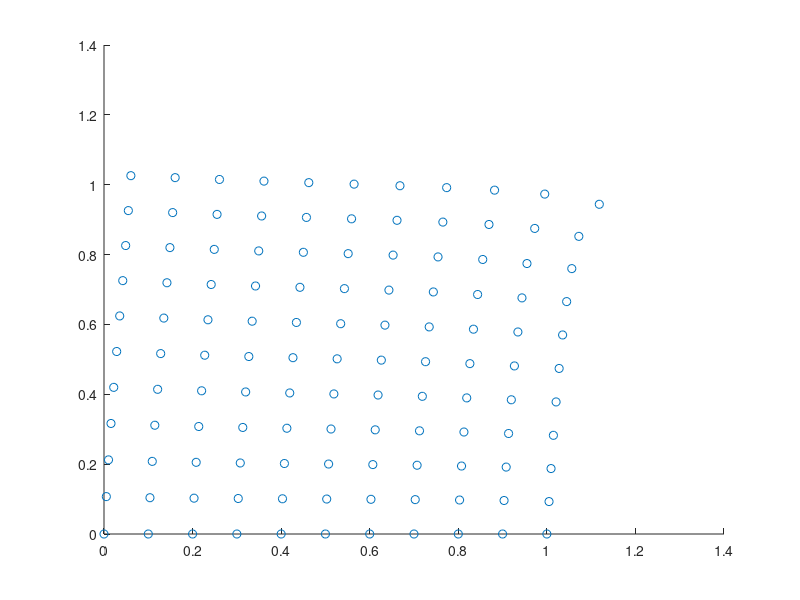

This figure's MATLAB source:
%
% fem2d_linear_quad.m
%
% Created by Wei Chen on 11/7/21
%

function fem2d_linear_quad()
    disp('fem simulation start');

    % quadrilateral element size is a*b
    a = 0.1;
    b = 0.1;
    % prepare finite element analysis
    nelx = 10;
    nely = 10;
    nele = nelx * nely;
    ndof = 2 * (nelx+1) * (nely+1);
    F = zeros(ndof, 1);
    U = zeros(ndof, 1);

    % user-defined load dofs
    disp('compute load');
    loadnid = nelx * (nely + 1) + 1;
    loaddof = 2 * loadnid - 1;
    F(loaddof, 1) = 0.01;

    % user-defined support fixed dofs
    disp('compute DBC');
    fixednid = (nely+1):(nely+1):(nelx+1)*(nely+1);
    fixeddof = [2*fixednid(:); 2*fixednid(:)-1];
    freedof = setdiff(1:ndof, fixeddof);
    
    nodegrd = reshape(1:(nely+1)*(nelx+1), nely+1, nelx+1);
    nodeids = reshape(nodegrd(1:end-1, 1:end-1), nely*nelx, 1);
    edofVec = 2*nodeids(:) + 1;
    edofMat = repmat(edofVec, 1, 8) + ...
        repmat([0 1 2*nely+[2 3 0 1] -2 -1], nele, 1);
    iK = reshape(kron(edofMat, ones(8, 1))', 8*8*nele, 1);
    jK = reshape(kron(edofMat, ones(1, 8))', 8*8*nele, 1);
    KE = lk;

    % FE-ANALYSIS
    sK = repmat(KE(:), nele, 1);
    K = sparse(iK,jK,sK); K = (K+K')/2;
    disp('solve');
    U(freedof, :) = K(freedof, freedof) \ F(freedof, :);

    % display result
    cor = zeros((nelx+1)*(nely+1), 2);
    for i = 0:nelx
        ii = i * (nely + 1);
        for j = 0:nely
            tmp = ii + nely + 1 -j;
            cor(tmp, 1) = i*a;
            cor(tmp, 2) = j*b;
        end
    end
    cor1 = cor + reshape(U, 2, (nelx+1)*(nely+1))';
    figure;
    scatter(cor1(:, 1), cor1(:, 2));

    disp('simulation end');
end

function [KE]=lk
    E = 1.; 
    nu = 0.3;
    k=[ 1/2-nu/6   1/8+nu/8 -1/4-nu/12 -1/8+3*nu/8 ... 
    -1/4+nu/12 -1/8-nu/8  nu/6       1/8-3*nu/8];
    KE = E/(1-nu^2)*[ k(1) k(2) k(3) k(4) k(5) k(6) k(7) k(8)
                    k(2) k(1) k(8) k(7) k(6) k(5) k(4) k(3)
                    k(3) k(8) k(1) k(6) k(7) k(4) k(5) k(2)
                    k(4) k(7) k(6) k(1) k(8) k(3) k(2) k(5)
                    k(5) k(6) k(7) k(8) k(1) k(2) k(3) k(4)
                    k(6) k(5) k(4) k(3) k(2) k(1) k(8) k(7)
                    k(7) k(4) k(5) k(2) k(3) k(8) k(1) k(6)
                    k(8) k(3) k(2) k(5) k(4) k(7) k(6) k(1)];
end